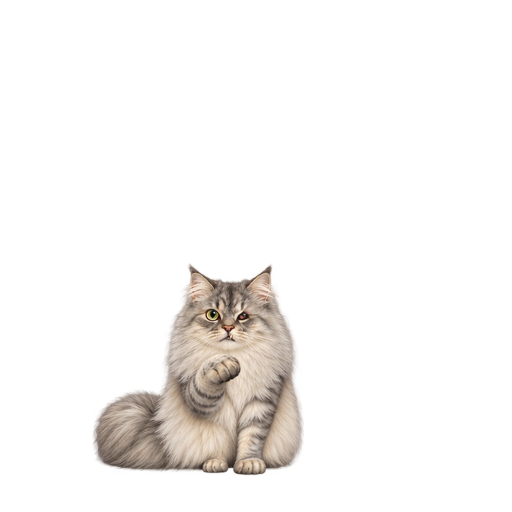
#> input picture art/frames/groom/000.png, 1024 x 1024 px, found by its file name (shown at 1/2 size)
$ python Measure-RunHeadsV12.py ../../draft-assets/run-tweens-v12/run_left/008-009.png
#> lines starting #> are read from the running program, lines starting #| are printed output that depends on the picture
"""V12 2b: register the running frames by the HEAD (nose tip), not the torso.

v11 registered run frames by the eroded torso core (app/RunningMotion.cs), so the head stepped 24-25 native px per
frame and bobbed 69 px. Here the head is tracked by template matching: the reference frame's head crop (ears, eye,
muzzle; alpha composited on grey) is matched on every frame at small rotations, and the landmark is the reference
NOSE TIP carried through that match (the muzzle tip of <clip>/000, found as its leading alpha >= 128 pixel).

Registration, native px of the 1024 canvas (the units of RunningMotion and the DEV pack):
  dx = REF_X - noseX   the nose sits at one x relative to the anchor in every frame. REF_X is the v11 average placed
                       nose x, so the run envelope stays where it was on average.
  dy = targetY - noseY targetY is the least-squares-closest height track to the drawn nose heights such that
                       max - min <= BOB_BAND, every cyclic frame-to-frame change <= STEP, and no frame's lowest paw is
                       pushed below the deepest paw of the native cycle (the floor line). Frames whose head dips in
                       the art are lifted instead (the body leaps; the head stays level).
Kept tweens (draft-assets/run-tweens-v12/<clip>/order.json, written by Tween-RunFramesV12.py) are measured the same
way and registered so their nose lands midway between the placed noses of the two frames they sit between.

Writes planning/run-registration-v12.json and app/RunningRegistration.cs (generated; never edit by hand).
--sheet also writes local-data/reference-review/v12/run-heads.png (head crops with the tracked landmark)."""
import json
import sys
from pathlib import Path

import cv2
import numpy as np
from PIL import Image, ImageDraw

ROOT = Path(__file__).resolve().parents[2]
ART = ROOT / 'art/manifest.json'
OUT_JSON = ROOT / 'planning/run-registration-v12.json'
OUT_CS = ROOT / 'app/RunningRegistration.cs'
TWEENS = ROOT / 'draft-assets/run-tweens-v12'
SHEET = ROOT / 'local-data/reference-review/v12/run-heads.png'
CLIPS = ('run_left', 'run_right')
# v11 torso registration (app/RunningMotion.cs before V12 2b); REF_X keeps its average placed nose x.
TORSO = {'run_left': [16, 14, 15, -7, -19, 3, 16, 19, 23, -23, -68, -15, 28, 24, 22, -9, -29, -10],
         'run_right': [44, 83, 125, 48, -54, -46, -10, -27, -60, -26, -4, -12, -21, -19, -28, 8]}
# Reference head crop [x0, y0, x1, y1] of <clip>/000: both ears, the eye and the muzzle.
HEAD_BOX = {'run_left': [232, 640, 352, 784], 'run_right': [478, 684, 584, 806]}
ANGLES = [a * 2.0 for a in range(-6, 7)]  # head template rotations tried, degrees about the crop centre
BOB_BAND = 14.0
STEP = 4.0
GREY = 128.0
LANDMARK = 'nose tip (head template match from {clip}/000)'


def load(path):
    with Image.open(path) as image:
        return np.asarray(image.convert('RGBA')).astype(np.float32)


def on_grey(rgba):
    a = rgba[..., 3:4] / 255.0
    rgb = rgba[..., :3] * a + GREY * (1 - a)
    return cv2.cvtColor(rgb.astype(np.uint8), cv2.COLOR_RGB2GRAY)


def nose_tip(alpha, box, clip):
    """Leading-most alpha >= 128 pixel in the lower 60% of the head box (below the ears): the muzzle tip."""
    x0, y0, x1, y1 = box
    top = y0 + int((y1 - y0) * 0.4)
    ys, xs = np.nonzero(alpha[top:y1, x0:x1] >= 128)
    assert len(xs), f'{clip}: empty head box {box}'
    edge = xs.min() if clip == 'run_left' else xs.max()
    return float(edge + x0), float(ys[xs == edge].mean() + top)


class HeadTracker:
    def __init__(self, clip):
        self.clip = clip
        reference = load(ROOT / 'art/frames' / clip / '000.png')
        x0, y0, x1, y1 = HEAD_BOX[clip]
        self.template = on_grey(reference)[y0:y1, x0:x1]
        self.nose = nose_tip(reference[..., 3], HEAD_BOX[clip], clip)
        self.local = np.array([self.nose[0] - x0, self.nose[1] - y0, 1.0])
        h, w = self.template.shape
        self.rotations = []
        for angle in ANGLES:
            matrix = cv2.getRotationMatrix2D((w / 2.0, h / 2.0), angle, 1.0)
            tpl = cv2.warpAffine(self.template, matrix, (w, h), flags=cv2.INTER_LINEAR, borderMode=cv2.BORDER_REPLICATE)
            self.rotations.append((angle, tpl, matrix))

    def __call__(self, rgba):
        target = on_grey(rgba)
        best = None
        for angle, tpl, matrix in self.rotations:
            _, value, _, loc = cv2.minMaxLoc(cv2.matchTemplate(target, tpl, cv2.TM_CCOEFF_NORMED))
            if best is None or value > best[0]:
                best = (value, angle, loc, matrix)
        value, angle, loc, matrix = best
        px, py = matrix @ self.local
        return float(loc[0] + px), float(loc[1] + py), float(value), angle


def lowest_paw(alpha):
    return int(np.nonzero((alpha >= 64).any(axis=1))[0].max())


def bounds(alpha, threshold=64):
    ys, xs = np.nonzero(alpha >= threshold)
    return [int(xs.min()), int(ys.min()), int(xs.max() - xs.min() + 1), int(ys.max() - ys.min() + 1)]


# [50 lines left out: functions band_projection, pair_projection, vertical_targets, head_metrics, not called in this run]


def register_native(clip, tracker):
    rows = []
    for i, path in enumerate(sorted((ROOT / 'art/frames' / clip).glob('*.png'))):
        rgba = load(path)
        x, y, score, angle = tracker(rgba)
        alpha = rgba[..., 3]
        rows.append({'frame': path.stem, 'source': path.relative_to(ROOT).as_posix(), 'tween': False,
                     'landmark': LANDMARK.format(clip=clip), 'x': round(x, 2), 'y': round(y, 2),
                     'matchScore': round(score, 4), 'headAngleDeg': angle, 'lowestPawY': lowest_paw(alpha),
                     'bounds': bounds(alpha), 'torsoOffsetV11': TORSO[clip][i]})
    assert len(rows) == len(TORSO[clip]), (clip, len(rows))
    ref_x = round(float(np.mean([r['x'] + r['torsoOffsetV11'] for r in rows])), 2)
    floor = max(r['lowestPawY'] for r in rows)
    targets = vertical_targets([r['y'] for r in rows], [r['lowestPawY'] for r in rows], floor, BOB_BAND, STEP)
    for r, target in zip(rows, targets):
        r['dx'] = round(ref_x - r['x'], 2)
        r['dy'] = round(float(target) - r['y'], 2)
        r['placedX'] = round(r['x'] + r['dx'], 2)
        r['placedY'] = round(r['y'] + r['dy'], 2)
        r['pawBelowFloor'] = round(r['lowestPawY'] + r['dy'] - floor, 2)
        assert r['pawBelowFloor'] <= 0.5, (clip, r['frame'], r['pawBelowFloor'])
    before = head_metrics([r['x'] + r['torsoOffsetV11'] for r in rows], [r['y'] for r in rows])
    after = head_metrics([r['placedX'] for r in rows], [r['placedY'] for r in rows])
    summary = {'refX': ref_x, 'floorY': floor, 'bobBand': BOB_BAND, 'stepLimit': STEP,
               'headStepV11Torso': round(before[0], 2), 'bobV11Torso': round(before[1], 2),
               'headStep': round(after[0], 2), 'bob': round(after[1], 2),
               'maxPawLiftAboveFloor': round(-min(r['pawBelowFloor'] for r in rows), 2)}
    return rows, summary


# [89 lines left out: functions register_tweens, cs_array, write_cs, sheet, not called in this run]


def main():
    report = {'version': 'v12-2b', 'generatedBy': 'tools/local/Measure-RunHeadsV12.py', 'units': 'native px of the 1024 canvas',
              'landmark': 'nose tip, tracked by matching the head crop of <clip>/000 (rotations ' +
                          f'{ANGLES[0]:+.0f}..{ANGLES[-1]:+.0f} deg) on every frame',
              'offsets': 'dx, dy move the sprite (positive = right, down); placedX/placedY = x + dx, y + dy',
              'thresholds': {'headStepNative': 8, 'headStepWithTweens': 4, 'bob': 20}, 'clips': {}}
    for clip in CLIPS:
        tracker = HeadTracker(clip)
#> in load, image is the input picture: PIL image 1024x1024 RGBA; mean R, G, B, A 21.8, 19.7, 17.6, 27
#> in on_grey, `a = rgba[..., 3:4] / 255.0`:
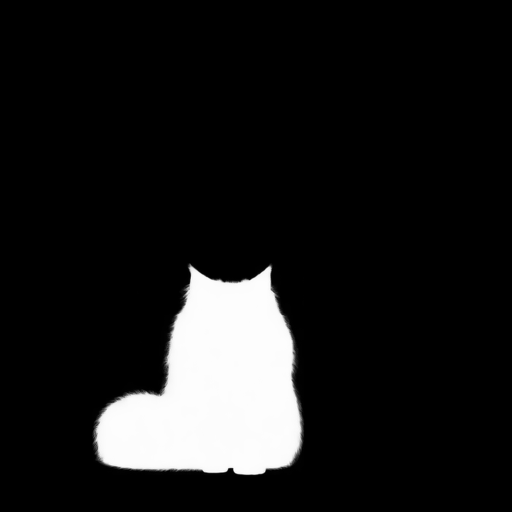
#> a: shape (1024, 1024, 1) float32 (shown at 1/2 size); min 0, max 1, mean 0.106
#> in on_grey, `return cv2.cvtColor(rgb.astype(np.uint8), cv2.COLOR_RGB2GRAY)`:
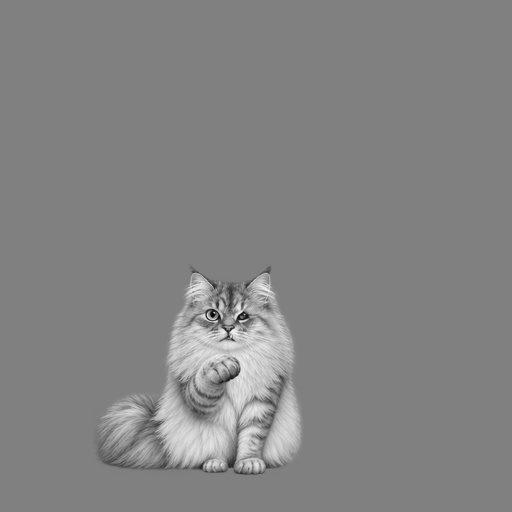
#> returned value: shape (1024, 1024) (shown at 1/2 size); min 1, max 254, mean 131.7
#> in __init__, `self.template = on_grey(reference)[y0:y1, x0:x1]`:
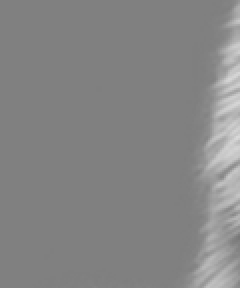
#> self.template: shape (144, 120) (shown 2 times larger); min 119, max 217, mean 133.4
#> in nose_tip, `ys, xs = np.nonzero(alpha[top:y1, x0:x1] >= 128)`: ys = 1572 values from 0 to 86; xs = 1572 values, max 119 at index 13, min 94 at index 1546, mean 110.2
#> in nose_tip, `edge = xs.min() if clip == 'run_left' else xs.max()`: edge = 94
#> in __init__, `self.nose = nose_tip(reference[..., 3], HEAD_BOX[clip], clip)`: self.nose = (326, 783)
#> in __init__, `self.local = np.array([self.nose[0] - x0, self.nose[1] - y0, 1.0])`: self.local = [94, 143, 1]
#> the loop in __init__, `for angle in ANGLES:` made 13 passes
#> pass 3, in __init__, `tpl = cv2.warpAffine(self.template, matrix, (w, h), flags=cv2.INTER_LI..`:
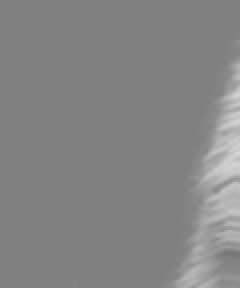
#> tpl: shape (144, 120) (shown 2 times larger); min 119, max 215, mean 132.8
#> after the loop in __init__, `for angle in ANGLES:`: self.rotations = 13 items
        native, summary = register_native(clip, tracker)
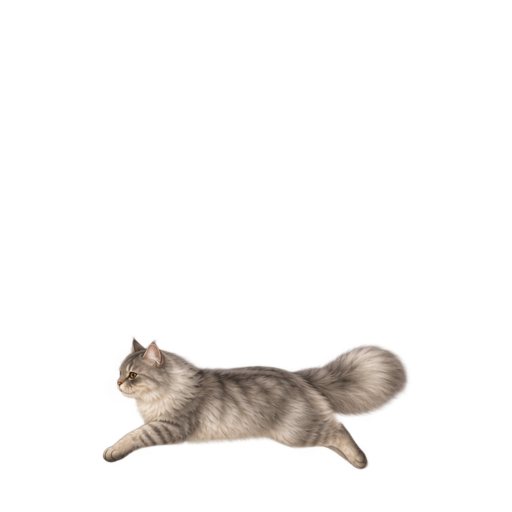
#> input picture draft-assets/run-tweens-v12/run_left/008-009.png, 1024 x 1024 px (shown at 1/2 size)
#> in load, image is the input picture: PIL image 1024x1024 RGBA; mean R, G, B, A 19.2, 15.4, 12.7, 21.2
#> in on_grey (call 2), `a = rgba[..., 3:4] / 255.0`:
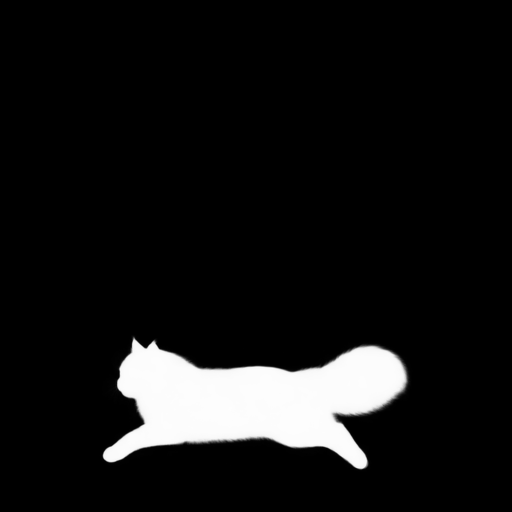
#> a: shape (1024, 1024, 1) float32 (shown at 1/2 size); min 0, max 0.996, mean 0.0831
#> in on_grey (call 2), `rgb = rgba[..., :3] * a + GREY * (1 - a)`:
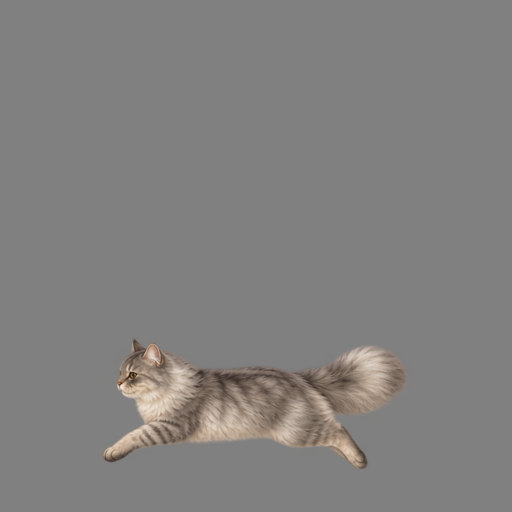
#> rgb: shape (1024, 1024, 3) float32 (shown at 1/2 size); mean R, G, B 130, 128.6, 127.4
#> the loop in __call__, `for angle, tpl, matrix in self.rotations:` made 13 passes
#> (angle, matrix, value, loc) on passes 1 to 9: (-12, [[0.978, -0.208, 16.28], [0.208, 0.978, -10.9]], 0.578, (182, 723)), (-10, [[0.985, -0.174, 13.41], [0.174, 0.985, -9.33]], 0.584, (181, 724)), (-8, [[0.99, -0.139, 10.6], [0.139, 0.99, -7.65]], 0.589, (178, 725)), (-6, [[0.995, -0.105, 7.85], [0.105, 0.995, -5.88]], 0.595, (177, 723)), (-4, [[0.998, -0.0698, 5.17], [0.0698, 0.998, -4.01]], 0.597, (175, 724)), (-2, [[0.999, -0.0349, 2.55], [0.0349, 0.999, -2.05]], 0.596, (173, 726)), (0, [[1, 0, 0], [0, 1, 0]], 0.589, (172, 727)), (2, [[0.999, 0.0349, -2.48], [-0.0349, 0.999, 2.14]], 0.58, (172, 728)), (4, [[0.998, 0.0698, -4.88], [-0.0698, 0.998, 4.36]], 0.563, (172, 730))
#> in __call__, `value, angle, loc, matrix = best`: value = 0.597; angle = -4; loc = (175, 724); matrix = [[0.998, -0.0698, 5.17], [0.0698, 0.998, -4.01]]
#> in __call__, `px, py = matrix @ self.local`: px = 88.96; py = 145.2
#> in register_native, `x, y, score, angle = tracker(rgba)`: x = 264; y = 869.2; score = 0.597; angle = -4
        entry = {'referenceNose': [round(v, 2) for v in tracker.nose], 'headBox': HEAD_BOX[clip], 'summary': summary,
                 'native': native}
        dev = register_tweens(clip, tracker, native)
        if dev:
            entry['dev'] = dev
        report['clips'][clip] = entry
        print(f"{clip}: v11 torso step {summary['headStepV11Torso']} bob {summary['bobV11Torso']} -> head step "
              f"{summary['headStep']} bob {summary['bob']}; refX {summary['refX']}; max paw lift {summary['maxPawLiftAboveFloor']}")
        if dev:
            print(f"   dev sequence {dev['count']} frames ({dev['tweens']} tweens): step {dev['headStep']} bob {dev['bob']} "
                  f"max seed disagreement {dev['maxSeedDisagreement']}")
    OUT_JSON.write_text(json.dumps(report, indent=1) + '\n', encoding='utf-8')
    write_cs(report)
    print('wrote', OUT_JSON.relative_to(ROOT).as_posix(), 'and', OUT_CS.relative_to(ROOT).as_posix())
    if '--sheet' in sys.argv:
        sheet(report)


if __name__ == '__main__':
#> (the run stopped early here; a loop or call above may not have finished)
